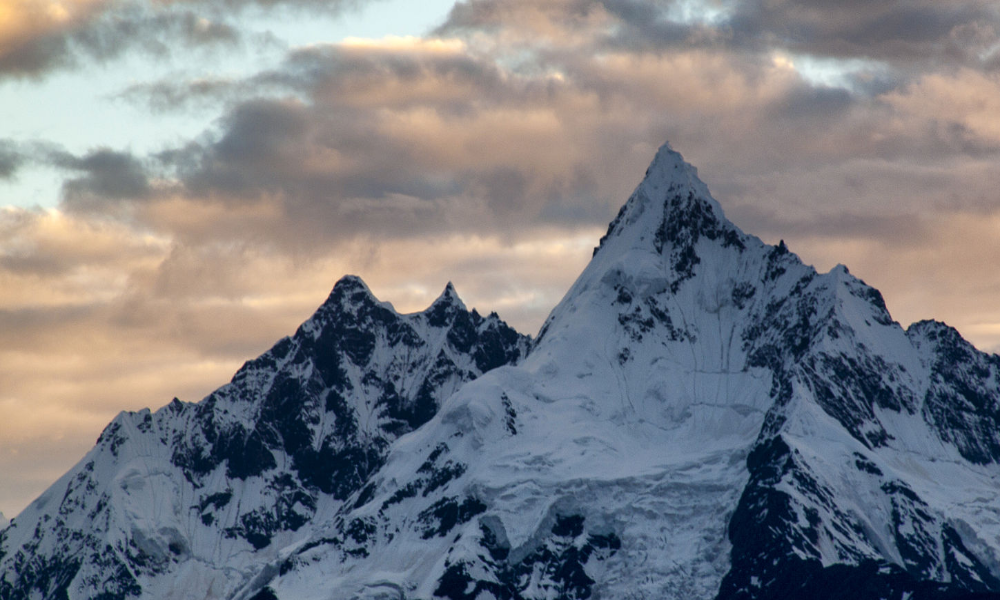
#> input picture Snow_Mountain.bmp, 1000 x 600 px
$ python ripple_effect.py
#> lines starting #> are read from the running program, lines starting #| are printed output that depends on the picture
#> further down, img1 is the input picture: shape (600, 1000, 3); mean B, G, R 131.1, 125, 122.5
import numpy as np
import cv2
from google.colab.patches import cv2_imshow

def ripple_effect( f, method, amplitude, period ):
#> called with method = 1, amplitude = 5, period = 2
	nr, nc = f.shape[:2]
#> nr = 600; nc = 1000
	map_x = np.zeros( [nr, nc], dtype = 'float32' )
	map_y = np.zeros( [nr, nc], dtype = 'float32' )
	x0, y0 = nr // 2, nc // 2
#> x0 = 300; y0 = 500
	for x in range( nr ):
		for y in range( nc ):
			if method == 1:		# x-direction
				xx = np.clip( x + amplitude * np.sin( x / period ), 0, nr - 1 )
				map_x[x,y] = y
				map_y[x,y] = xx
			elif method == 2:	# y-direction
				yy = np.clip( y + amplitude * np.sin( y / period ), 0, nc - 1 )
				map_x[x,y] = yy
				map_y[x,y] = x
			elif method == 3:	# x & y direction
				xx = np.clip( x + amplitude * np.sin( x / period ), 0, nr - 1 )
				yy = np.clip( y + amplitude * np.sin( y / period ), 0, nc - 1 )
				map_x[x,y] = yy
				map_y[x,y] = xx
			else:				# Radial
				r = np.sqrt( ( x - x0 ) ** 2 + ( y - y0 ) ** 2 )
				if r == 0:  theta = 0
				else:		theta = np.arccos( ( x - x0 ) / r )
				r = r + amplitude * np.sin( r / period )
				if y - y0 < 0:  theta = -theta
				map_x[x,y] = np.clip( y0 + r * np.sin( theta ), 0, nc - 1 )
				map_y[x,y] = np.clip( x0 + r * np.cos( theta ), 0, nr - 1 )
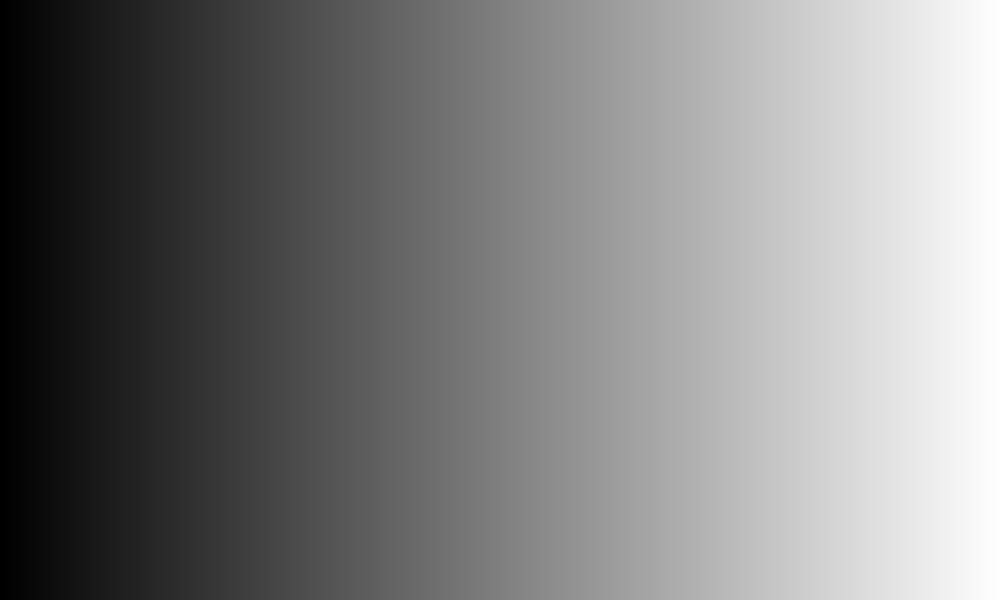
#> map_x: shape (600, 1000) float32; min 0, max 999, mean 499.5; drawn with min black and max white
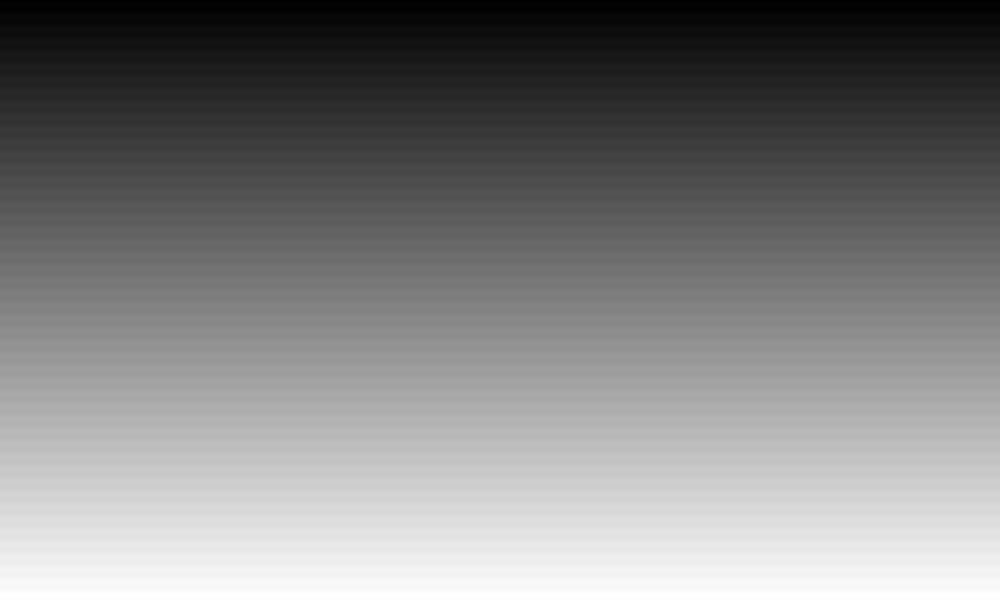
#> map_y: shape (600, 1000) float32; min 0, max 599, mean 299.5; drawn with min black and max white
	g = cv2.remap( f, map_x, map_y, cv2.INTER_LINEAR )
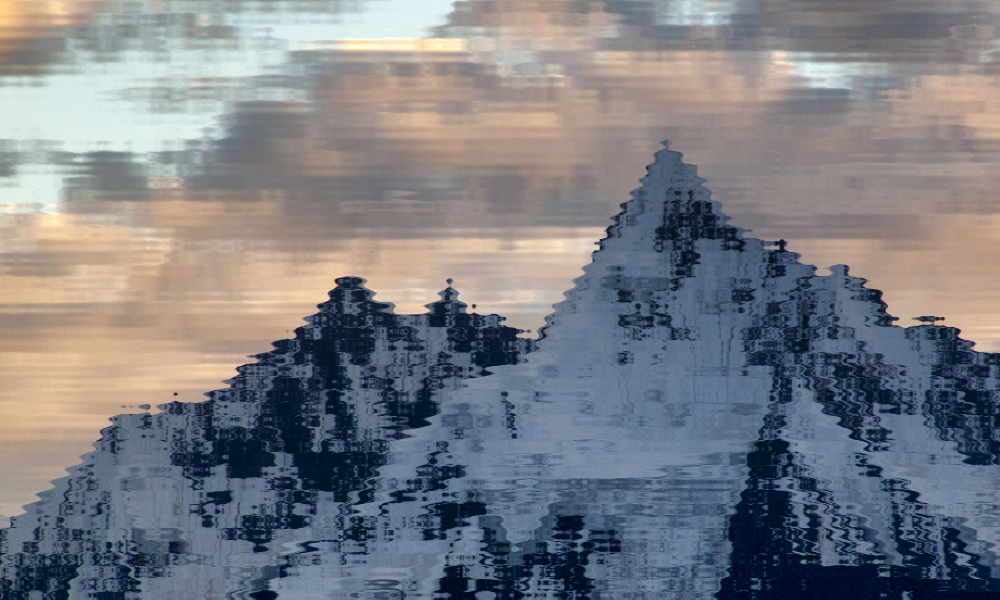
#> g: shape (600, 1000, 3); mean B, G, R 131.1, 125, 122.5
	return g


img1 = cv2.imread( "Snow_Mountain.bmp", -1 )
img2 = ripple_effect( img1, 1, 5, 2 )
cv2_imshow( img1 )
cv2_imshow( img2 )

$ run again, with Brunch.bmp copied over Snow_Mountain.bmp
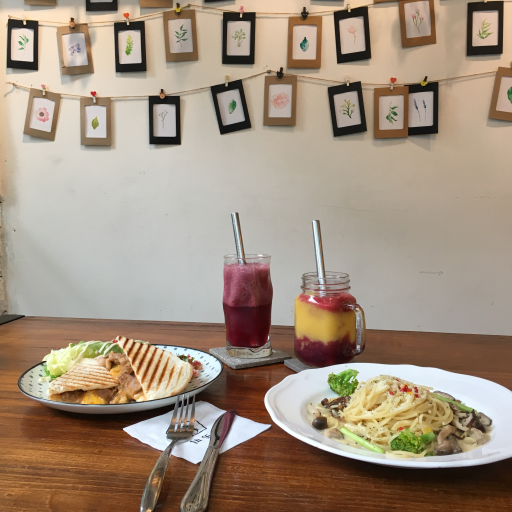
#> input picture Brunch.bmp, 512 x 512 px
#> img1 is the input picture: shape (512, 512, 3); mean B, G, R 127.1, 144.9, 162.5
#> in ripple_effect, `g = cv2.remap( f, map_x, map_y, cv2.INTER_LINEAR )`:
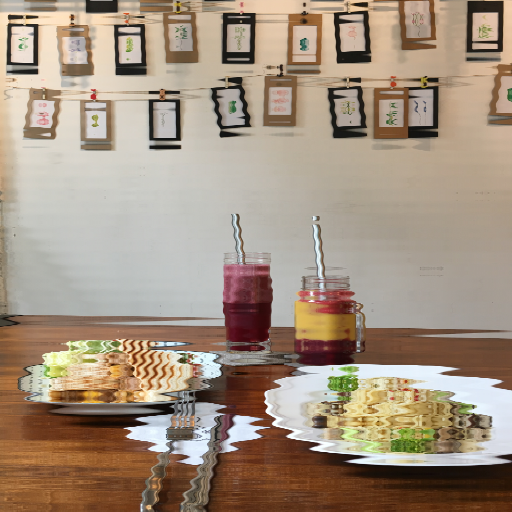
#> g: shape (512, 512, 3); mean B, G, R 127.1, 145, 162.7
